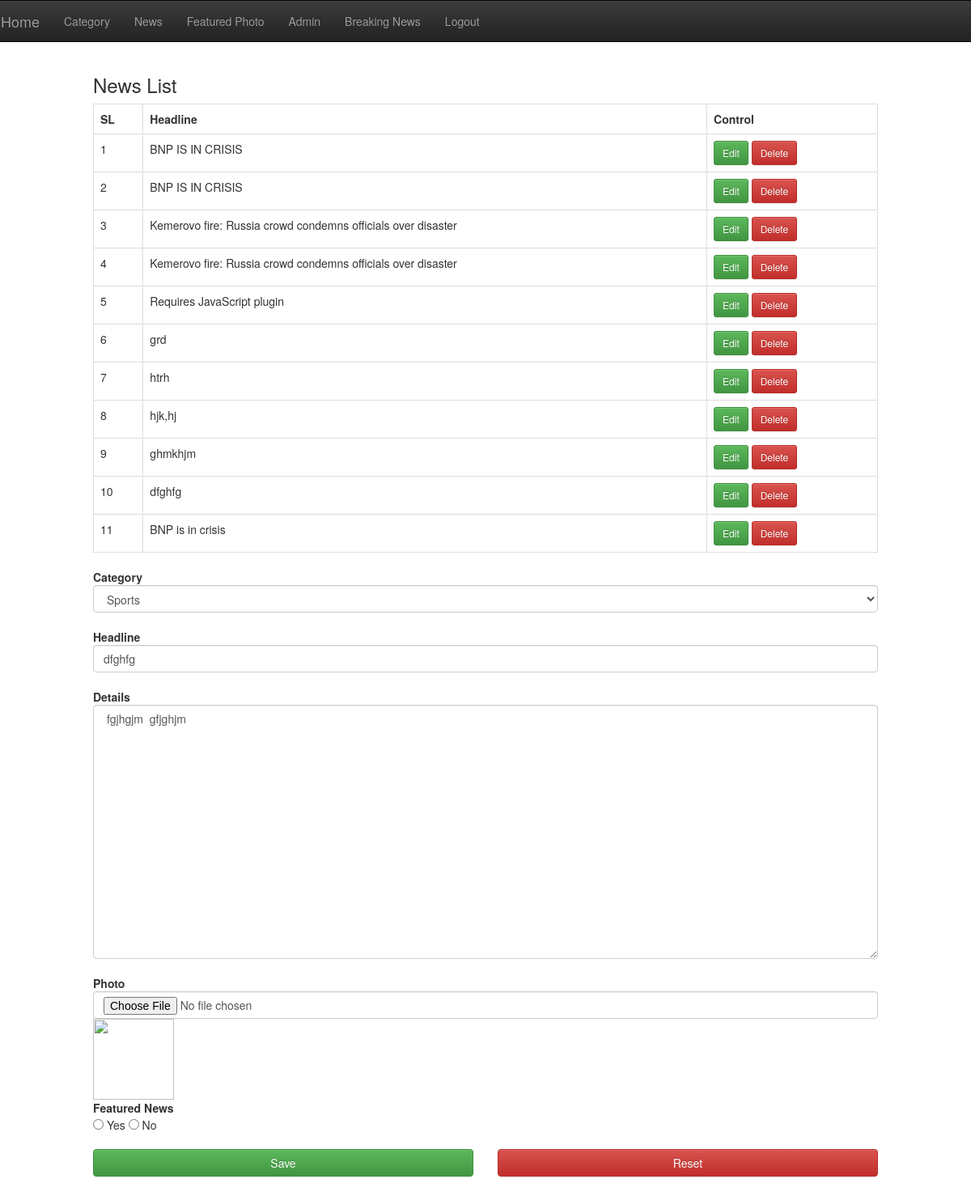
/admin/edit_news.php?id=3 (signed in), run on the app's committed database.
### tables this page shows
CREATE TABLE `news` (
  `id` bigint(20) NOT NULL,
  `headline` varchar(150) NOT NULL,
  `photo` varchar(100) NOT NULL,
  `details` text NOT NULL,
  `date` timestamp NOT NULL DEFAULT CURRENT_TIMESTAMP ON UPDATE CURRENT_TIMESTAMP,
  `category` bigint(20) NOT NULL,
  `featured` varchar(3) NOT NULL DEFAULT 'no'
);

CREATE TABLE `news_category` (
  `id` bigint(20) NOT NULL,
  `name` varchar(100) NOT NULL,
  `main_menu` varchar(4) NOT NULL
);

### admin/edit_news.php (the view, shortened to what this page needs)
<?php
include('header.php');
$servername = "localhost";
$username = "root";
$password = "";
$conn = mysqli_connect($servername, $username, $password,'newspaper');
$sql='select * from news_category';
$result=mysqli_query($conn, $sql);
$gggggg='select * from news order by id desc';
$r=mysqli_query($conn, $gggggg);
$gggggg2='select * from news where id='.$_GET['id'];
$r1=mysqli_query($conn, $gggggg2);
$tt=mysqli_fetch_assoc($r1);
?>
<div class="col-md-10 col-md-offset-1" style="margin-bottom: 2%">
	<h3>News List</h3>
	<table class="table table-bordered table-hover">
		<tr>
			<th>SL</th>
			<th>Headline</th>
			<th>Control</th>
		</tr>
		<?php
		$i=0;
		while ($row=mysqli_fetch_assoc($r)) {
			?>
			<tr>
				<td><?php echo ++$i ?></td>
				<td><?php echo $row['headline'] ?></td>
				<td>
					<a href="edit_news.php?id=<?=$row['id']?>" class="btn btn-sm btn-success">Edit</a>
					<a href="delete_news.php?id=<?=$row['id']?>" class="btn btn-sm btn-danger">Delete</a>
				</td>
			</tr>
			<?php } ?>
		</table>
		<form action="" method="post" enctype="multipart/form-data">
			<strong>Category</strong>
			<br>
			<select name="category"  class="form-control">
				<?php while($row=mysqli_fetch_assoc($result)){ ?>
				<option value="<?php echo $row['id'] ?>" <?php if($row['id']==$tt['category']){ echo "selected";} ?>><?php echo $row['name'] ?></option>
				<?php } ?>
			</select>
			<br>
			<strong>Headline</strong>
			<br>
			<input type="text" name="headline" autofocus class="form-control" value="<?=$tt['headline']?>">
			<br>
			<strong>Details</strong>
			<br>
			<textarea name="details" cols="30" rows="15" class="form-control"><?=$tt['details']?></textarea>
			<br>
			<strong>Photo</strong>
			<br>
			<input type="file" name="photo" class="form-control">
			<img src="../images/<?=$tt['photo']?>" width="100" height="100">
			<br>
			<strong>Featured News</strong>
			<br>
			<input type="radio" name="featured" value="yes"> Yes
			<input type="radio" name="featured" value="no"> No
			<br>
			<br>
			<div class="row">
				<div class="col-md-6"><input type="submit" value="Save" class="btn btn-block btn-success"></div>
				<div class="col-md-6"><input type="reset" value="Reset" class="btn btn-block btn-danger"></div>
			</div>
		</form>
	</div>
</body>
</body>

### data on the page
news: headline "BNP IS IN CRISIS"
news: headline "BNP IS IN CRISIS"
news: headline "Kemerovo fire: Russia crowd condemns officials over disaster"
news: headline "Kemerovo fire: Russia crowd condemns officials over disaster"
news: headline "Requires JavaScript plugin"
news: headline "grd"
news: headline "htrh"
news: headline "hjk,hj"
news: headline "ghmkhjm"
news: headline "dfghfg", category "Sports", details "fgjhgjm gfjghjm"
news: headline "BNP is in crisis"
